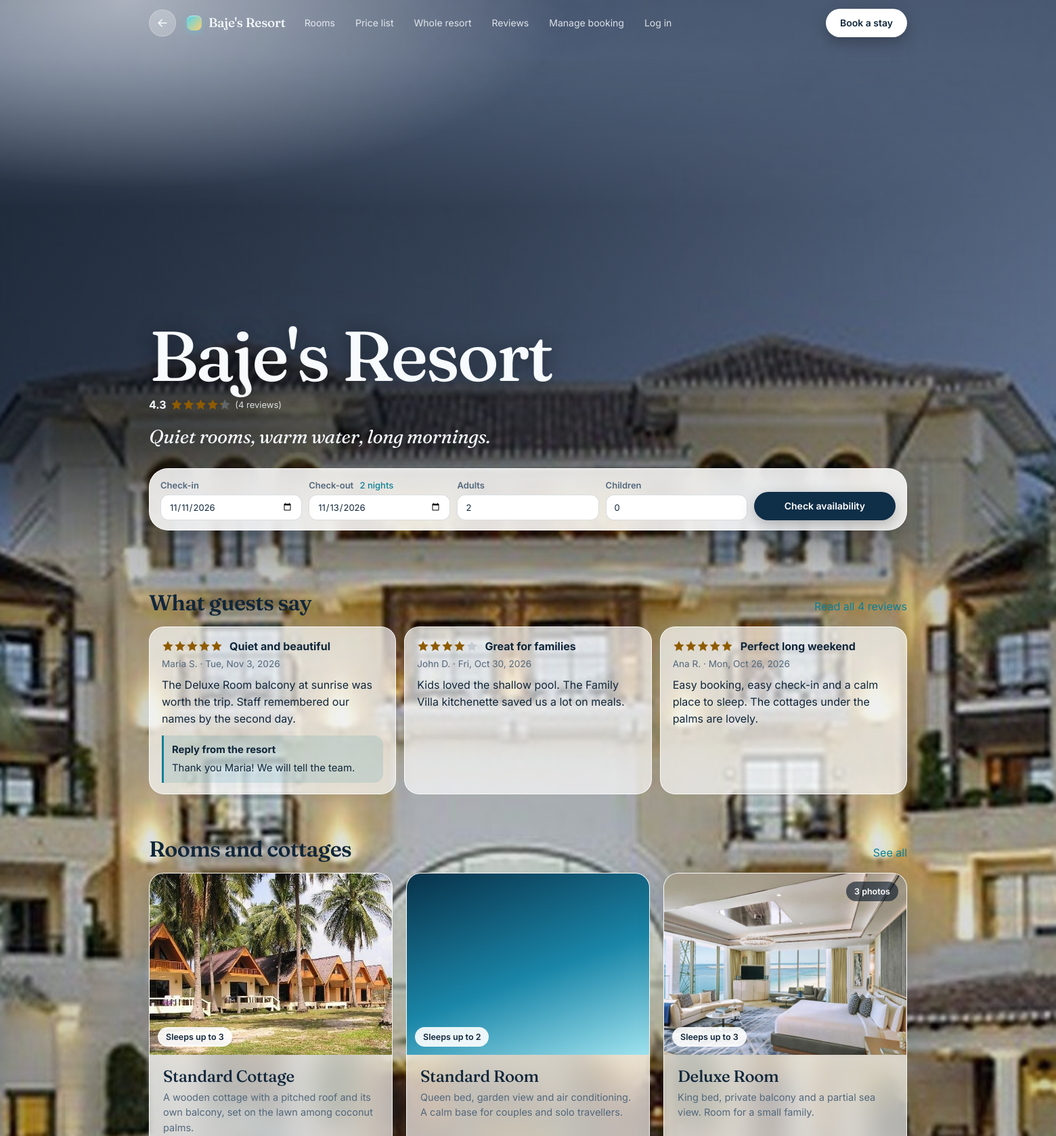
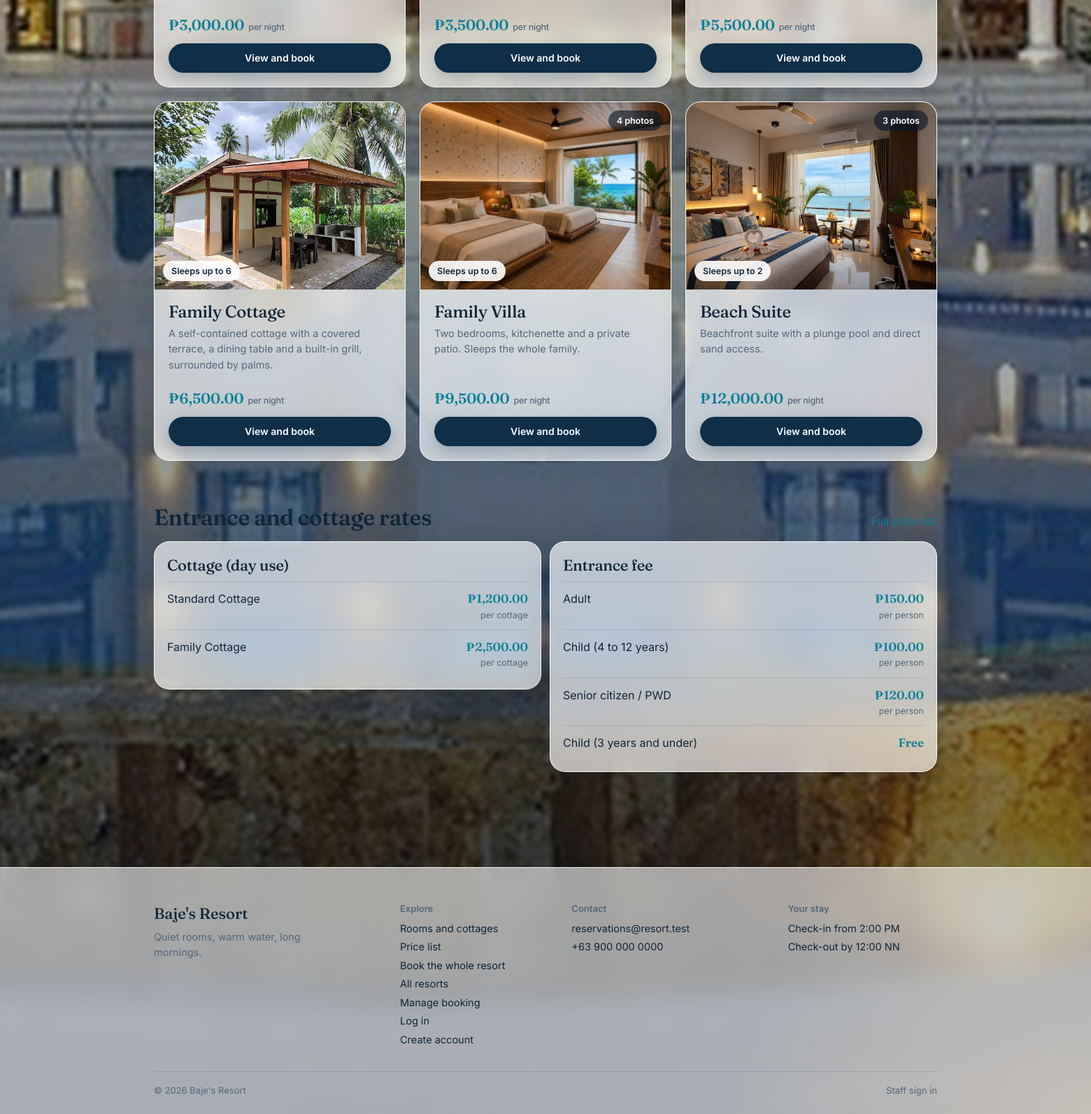
The app's page /landing.php?r=bajes-resort with its own data (2 pictures, top to bottom).
### tables this page shows
CREATE TABLE resort (
  resort_id       INT AUTO_INCREMENT PRIMARY KEY,
  slug            VARCHAR(40)  NOT NULL,               
  name            VARCHAR(100) NOT NULL,
  tagline         VARCHAR(160) NULL,
  description     TEXT NULL,
  location        VARCHAR(120) NULL,
  theme           VARCHAR(20)  NOT NULL DEFAULT 'ocean',    
  hero_image      VARCHAR(120) NULL,                   
  contact_email   VARCHAR(120) NULL,
  contact_phone   VARCHAR(40)  NULL,
  checkin_time    VARCHAR(20)  NOT NULL DEFAULT '2:00 PM',
  checkout_time   VARCHAR(20)  NOT NULL DEFAULT '12:00 NN',
  free_cancel_days INT NOT NULL DEFAULT 2,
  exclusive_rate  DECIMAL(10,2) NULL,                  
  is_active       TINYINT(1) NOT NULL DEFAULT 1,
  sort_order      INT NOT NULL DEFAULT 0,
  created_at      TIMESTAMP NOT NULL DEFAULT CURRENT_TIMESTAMP,
  CONSTRAINT uk_resort_slug UNIQUE (slug),
  CONSTRAINT ck_resort_rate CHECK (exclusive_rate IS NULL OR exclusive_rate >= 0)
);

CREATE TABLE review (
  review_id      INT AUTO_INCREMENT PRIMARY KEY,
  resort_id      INT NOT NULL,
  reservation_id INT NULL,
  guest_id       INT NULL,
  author         VARCHAR(80) NOT NULL,
  rating         TINYINT NOT NULL,
  title          VARCHAR(100) NULL,
  comment        TEXT NULL,
  status         ENUM('Published','Hidden') NOT NULL DEFAULT 'Published',
  reply          TEXT NULL,
  replied_at     DATETIME NULL,
  created_at     TIMESTAMP NOT NULL DEFAULT CURRENT_TIMESTAMP,
  updated_at     TIMESTAMP NULL DEFAULT NULL,
  CONSTRAINT uk_review_reservation UNIQUE (reservation_id),
  CONSTRAINT ck_review_rating CHECK (rating BETWEEN 1 AND 5),
  CONSTRAINT fk_review_resort FOREIGN KEY (resort_id) REFERENCES resort(resort_id) ON DELETE CASCADE,
  CONSTRAINT fk_review_res FOREIGN KEY (reservation_id) REFERENCES reservation(reservation_id) ON DELETE SET NULL,
  CONSTRAINT fk_review_guest FOREIGN KEY (guest_id) REFERENCES guest(guest_id) ON DELETE SET NULL,
  INDEX idx_review_resort (resort_id, status, created_at)
);

CREATE TABLE room_type (
  room_type_id  INT AUTO_INCREMENT PRIMARY KEY,
  resort_id     INT NOT NULL,
  type_name     VARCHAR(60) NOT NULL,
  description   TEXT,
  details       TEXT NULL,
  max_occupancy INT NOT NULL,
  base_rate     DECIMAL(10,2) NOT NULL,
  CONSTRAINT uk_room_type_name UNIQUE (resort_id, type_name),
  CONSTRAINT ck_room_type_occ  CHECK (max_occupancy > 0),
  CONSTRAINT ck_room_type_rate CHECK (base_rate >= 0),
  CONSTRAINT fk_room_type_resort FOREIGN KEY (resort_id) REFERENCES resort(resort_id) ON DELETE CASCADE
);

CREATE TABLE price_item (
  price_item_id INT AUTO_INCREMENT PRIMARY KEY,
  resort_id     INT NOT NULL,
  category      VARCHAR(40)  NOT NULL,
  item_name     VARCHAR(80)  NOT NULL,
  note          VARCHAR(160) NULL,
  unit          VARCHAR(40)  NOT NULL DEFAULT 'per person',
  price         DECIMAL(10,2) NOT NULL,
  sort_order    INT NOT NULL DEFAULT 0,
  CONSTRAINT ck_price_item_price CHECK (price >= 0),
  CONSTRAINT fk_price_resort FOREIGN KEY (resort_id) REFERENCES resort(resort_id) ON DELETE CASCADE
);

### landing.php (the view, shortened to what the rows shown need)
<?php
require __DIR__ . '/includes/layout.php';
require __DIR__ . '/includes/booking.php';
require __DIR__ . '/includes/reviews.php';
require_resort($pdo);
$RID      = resort_id();
$types    = $pdo->query("SELECT * FROM room_type WHERE resort_id = $RID ORDER BY base_rate")->fetchAll();
$prices   = $pdo->query("SELECT * FROM price_item WHERE resort_id = $RID ORDER BY category, sort_order, item_name")->fetchAll();
$rStats   = review_stats($pdo, $RID);
$rLatest  = $pdo->query("SELECT * FROM review WHERE resort_id = $RID AND status = 'Published' ORDER BY (comment IS NULL OR comment = ''), created_at DESC, review_id DESC LIMIT 3")->fetchAll();
$rates = [];
foreach ($prices as $p) {
    $rates[$p['category']][] = $p;
}
site_start('Welcome', '', 'landing bleed');
?>
<section class="landing-hero">
  <div class="lh-copy">
    <h1><?= h($config['resort']) ?></h1>
    <p class="hero-rating"><?= rating_line($rStats, ru('reviews.php')) ?></p>
    <p class="lead"><?= h($config['tagline']) ?></p>
  </div>
</section>
<?php if ($rLatest): ?>
<section class="block" id="reviews">
  <div class="block-head"><h2>What guests say</h2><a href="<?= h(ru('reviews.php')) ?>">Read all <?= h(plural($rStats['count'], 'review')) ?></a></div>
  <div class="review-list review-grid"><?php foreach ($rLatest as $r) { echo review_card($r); } ?></div>
</section>
<?php endif; ?>
<section class="block">
  <div class="block-head">
    <h2>Rooms and cottages</h2>
  </div>
  <div class="room-cards">
    <?php foreach ($types as $t): ?>
      <?= room_card($t) ?>
    <?php endforeach; ?>
  </div>
</section>
<?php if ($rates): ?>
<section class="block">
  <div class="block-head">
    <h2>Entrance and cottage rates</h2>
  </div>
  <div class="rate-cols">
    <?php foreach ($rates as $cat => $rows): ?>
      <div class="panel">
        <h2><?= h($cat) ?></h2>
        <ul class="price-rows">
          <?php foreach ($rows as $r): ?>
            <li>
              <span class="pr-name"><?= h($r['item_name']) ?></span>
              <span class="pr-amt"><?php if ((float)$r['price'] === 0.0): ?><b>Free</b><?php else: ?><b><?= h(money($r['price'])) ?></b><small class="muted"><?= h($r['unit']) ?></small><?php endif; ?></span>
            </li>
          <?php endforeach; ?>
        </ul>
      </div>
    <?php endforeach; ?>
  </div>
</section>
<?php endif; ?>
<?php site_end();

### includes/layout.php (shortened to what the rows shown need)
<?php
require_once __DIR__ . '/bootstrap.php';
function asset_url(string $file, string $prefix = ''): string
{
    $full = __DIR__ . '/../assets/' . $file;
    return $prefix . 'assets/' . $file . '?v=' . (is_file($full) ? filemtime($full) : time());
}
function slugify(string $text): string
{
    return trim((string)preg_replace('/[^a-z0-9]+/', '-', strtolower($text)), '-');
}
function room_photos(string $typeName): array
{
    global $resort;
    $folder = 'rooms/' . ($resort['slug'] ?? '_') . '/';
    $dir    = __DIR__ . '/../assets/' . $folder;
    $slug   = slugify($typeName);
    $found  = [];
    foreach (glob($dir . $slug . '-*') ?: [] as $file) {
        if (preg_match('/^' . preg_quote($slug, '/') . '-(\d+)\.(jpe?g|png|webp)$/i', basename($file), $m)) {
            $found[(int)$m[1]] = $file;
        }
    }
    ksort($found);
    $photos = [];
    foreach ($found as $file) {
        $size = @getimagesize($file) ?: [0, 0];
        [$w, $hgt] = [(int)$size[0], (int)$size[1]];
        $ratio = $hgt > 0 ? $w / $hgt : 1.5;
        if ($w < 400)         { $fit = 'min(100%, 520px) auto'; }
        elseif ($ratio > 2.2) { $fit = 'min(100%, 1000px) auto'; }
        elseif ($ratio < 0.85){ $fit = 'contain'; }
        else                  { $fit = 'cover'; }
        $photos[] = ['url' => 'assets/' . $folder . basename($file) . '?v=' . filemtime($file), 'fit' => $fit, 'portrait' => $ratio < 0.85];
    }
    return $photos;
}
function room_card(array $t): string
{
    $photos = room_photos($t['type_name']);
    $cover  = $photos ? $photos[0]['url'] : '';
    $url    = ru('room.php?id=' . (int)$t['room_type_id']);
    ?>
<article class="room-card">
  <a class="rc-photo<?= $cover === '' ? ' no-photo' : '' ?>" href="<?= h($url) ?>"<?= $cover !== '' ? ' style="background-image:url(\'' . h($cover) . '\')"' : '' ?> aria-label="View the <?= h($t['type_name']) ?>">
    <span class="rc-tag">Sleeps up to <?= (int)$t['max_occupancy'] ?></span>
    <?php if (count($photos) > 1): ?><span class="rc-count"><?= count($photos) ?> photos</span><?php endif; ?>
  </a>
  <div class="rc-body">
    <h3><a href="<?= h($url) ?>"><?= h($t['type_name']) ?></a></h3>
    <p class="rc-desc"><?= h($t['description']) ?></p>
    <div class="rc-foot">
      <p class="price"><?= h(money($t['base_rate'])) ?> <small>per night</small></p>
      <a class="btn primary" href="<?= h($url . '#book') ?>">View and book</a>
    </div>
  </div>
</article>
<?php
    return (string)ob_get_clean();
}
function site_start(string $title, string $active = '', string $bodyClass = ''): void
{
    global $config, $resort;
    $signedIn = !empty($_SESSION['guest_id']);
    if ($resort) {
        $nav = ['rooms' => [ru('rooms.php'), 'Rooms'], 'pricelist' => [ru('pricelist.php'), 'Price list'], 'stay' => [ru('book.php#exclusive'), 'Whole resort'], 'reviews' => [ru('reviews.php'), 'Reviews'],
                'booking' => [ru('booking.php'), 'Manage booking']];
    } else {
        $nav = ['all' => ['index.php', 'Resorts'], 'booking' => ['booking.php', 'Manage booking']];
    }
    $nav['account'] = $signedIn ? [ru('account.php'), 'My account'] : [ru('login.php'), 'Log in'];
    $brandName = $resort ? $config['resort'] : $config['platform'];
    $brandHref = $resort ? ru('landing.php') : 'index.php';
    ?><!doctype html>
<html lang="en">
<head>
<link rel="stylesheet" href="<?= h(asset_url('style.css')) ?>">
</head>
<body class="site<?= $bodyClass !== '' ? ' ' . h($bodyClass) : '' ?>">
<div class="frame">
<header class="top" id="top">
  <div class="bar">
    <?php if ($resort): ?><a class="back-btn" href="index.php" title="Back to all resorts" aria-label="Back to all resorts"><svg viewBox="0 0 24 24" width="20" height="20" fill="none" stroke="currentColor" stroke-width="2" stroke-linecap="round" stroke-linejoin="round" aria-hidden="true"><path d="M19 12H5M11 6l-6 6 6 6"/></svg></a><?php endif; ?>
    <a class="brand" href="<?= h($brandHref) ?>"><?= h($brandName) ?></a>
    <nav id="site-nav" aria-label="Main">
      <?php foreach ($nav as $key => [$href, $label]): ?>
        <a href="<?= h($href) ?>"<?= $key === $active ? ' aria-current="page"' : '' ?>><?= h($label) ?></a>
      <?php endforeach; ?>
    </nav>
    <a class="btn primary push" href="<?= h($resort ? ru('book.php#book') : 'index.php#resorts') ?>"><?= $resort ? 'Book a stay' : 'Find a resort' ?></a>
  </div>
</header>
<main class="wrap" id="content">
<?php flash_render();
}
function site_end(): void
{
    global $config, $resort;
    $tel = preg_replace('/[^0-9+]/', '', (string)($resort ? $config['contact_phone'] : ''));
    ?>
</main>
<footer class="foot">
  <div class="foot-grid">
    <div class="foot-about">
      <strong class="foot-brand"><?= h($resort ? $config['resort'] : $config['platform']) ?></strong>
      <p><?= h($resort ? $config['tagline'] : 'Many resorts, one simple booking system.') ?></p>
    </div>
    <?php if ($resort): ?>
    <div>
      <h3>Contact</h3>
      <a href="mailto:<?= h($config['contact_email']) ?>"><?= h($config['contact_email']) ?></a>
      <a href="tel:<?= h($tel) ?>"><?= h($config['contact_phone']) ?></a>
    </div>
    <div>
      <h3>Your stay</h3>
      <p>Check-in from <?= h($config['checkin_time']) ?></p>
      <p>Check-out by <?= h($config['checkout_time']) ?></p>
    </div>
    <?php endif; ?>
  </div>
  <div class="foot-bottom">
    <span>© <?= date('Y') ?> <?= h($resort ? $config['resort'] : $config['platform']) ?></span>
    <a href="admin/">Staff sign in</a>
  </div>
</footer>
</div>
</body>
</html>
<?php
}
    ?><!doctype html>

### includes/reviews.php (shortened to what the rows shown need)
<?php
function review_stats(PDO $pdo, int $resortId): array
{
    $stmt = $pdo->prepare("SELECT rating, COUNT(*) FROM review WHERE resort_id = ? AND status = 'Published' GROUP BY rating");
    $stmt->execute([$resortId]);
    $dist = [1 => 0, 2 => 0, 3 => 0, 4 => 0, 5 => 0];
    foreach ($stmt->fetchAll(PDO::FETCH_KEY_PAIR) as $rating => $n) {
        $dist[(int)$rating] = (int)$n;
    }
    $count = array_sum($dist);
    $sum = 0;
    foreach ($dist as $r => $n) {
        $sum += $r * $n;
    }
    return ['count' => $count, 'avg' => $count ? $sum / $count : 0.0, 'dist' => $dist];
}
function stars(float $avg): string
{
    $pct = max(0, min(100, round($avg / 5 * 100)));
    return '<span class="stars" style="--pct:' . $pct . '%" role="img" aria-label="' . h(number_format($avg, 1)) . ' out of 5 stars"></span>';
}
function rating_line(array $st, string $href = ''): string
{
    $text = '<strong>' . h(number_format($st['avg'], 1)) . '</strong> ' . stars($st['avg']) . ' <span class="muted">(' . h(plural($st['count'], 'review')) . ')</span>';
    return '<span class="rating-line">' . ($href !== '' ? '<a href="' . h($href) . '">' . $text . '</a>' : $text) . '</span>';
}
function review_card(array $r): string
{
    $html = '<article class="review"><header><div>' . stars((float)$r['rating'])
          . ($r['title'] ? ' <strong class="rv-title">' . h($r['title']) . '</strong>' : '') . '</div>'
          . '<p class="muted rv-meta">' . h($r['author']) . ' · ' . h(fdate(substr((string)$r['created_at'], 0, 10))) . ($r['reservation_id'] ? ' · Verified stay' : '') . '</p></header>';
    if (trim((string)$r['comment']) !== '') {
        $html .= '<p class="rv-text">' . nl2br(h($r['comment'])) . '</p>';
    }
    if (trim((string)$r['reply']) !== '') {
        $html .= '<div class="rv-reply"><strong>Reply from the resort</strong><p>' . nl2br(h($r['reply'])) . '</p></div>';
    }
    return $html . '</article>';
}

### records on screen
resort: name "Baje's Resort", tagline "Quiet rooms, warm water, long mornings.", contact_email "reservations@resort.test", contact_phone "+63 900 000 0000", checkin_time "2:00 PM", checkout_time "12:00 NN"
review: $pct 100 (drawn), title "Quiet and beautiful", author "Maria S.", created_at "Tue, Nov 3, 2026", comment "The Deluxe Room balcony at sunrise was worth the trip. Staff remembered our names by the second day.", reply "Thank you Maria! We will tell the team."
review: $pct 80 (drawn), title "Great for families", author "John D.", created_at "Fri, Oct 30, 2026", comment "Kids loved the shallow pool. The Family Villa kitchenette saved us a lot on meals."
review: $pct 100 (drawn), title "Perfect long weekend", author "Ana R.", created_at "Mon, Oct 26, 2026", comment "Easy booking, easy check-in and a calm place to sleep. The cottages under the palms are lovely."
room_type: shows a picture, max_occupancy "3", type_name "Standard Cottage", description "A wooden cottage with a pitched roof and its own balcony, set on the lawn among coconut palms.", base_rate "₱3,000.00"
room_type: max_occupancy "2", type_name "Standard Room", description "Queen bed, garden view and air conditioning. A calm base for couples and solo travellers.", base_rate "₱3,500.00"
room_type: shows a picture, max_occupancy "3", type_name "3", type_name "Deluxe Room", description "King bed, private balcony and a partial sea view. Room for a small family.", base_rate "₱5,500.00"
room_type: shows a picture, max_occupancy "6", type_name "Family Cottage", description "A self-contained cottage with a covered terrace, a dining table and a built-in grill, surrounded by palms.", base_rate "₱6,500.00"
room_type: shows a picture, max_occupancy "6", type_name "4", type_name "Family Villa", description "Two bedrooms, kitchenette and a private patio. Sleeps the whole family.", base_rate "₱9,500.00"
room_type: shows a picture, max_occupancy "2", type_name "3", type_name "Beach Suite", description "Beachfront suite with a plunge pool and direct sand access.", base_rate "₱12,000.00"
price_item: item_name "Standard Cottage", price "₱1,200.00", unit "per cottage"
price_item: item_name "Family Cottage", price "₱2,500.00", unit "per cottage"
price_item: item_name "Adult", price "₱150.00", unit "per person"
price_item: item_name "Child (4 to 12 years)", price "₱100.00", unit "per person"
price_item: item_name "Senior citizen / PWD", price "₱120.00", unit "per person"
price_item: item_name "Child (3 years and under)", price "Free"

### other values on screen
$label "Rooms"
$label "Price list"
$label "Whole resort"
$label "Reviews"
$label "Manage booking"
$label "Log in"
$st['avg'] "4.3"
plural($st['count'], 'review') "4 reviews"
plural($rStats['count'], 'review') "4 reviews"
$cat "Cottage (day use)"
$cat "Entrance fee"
